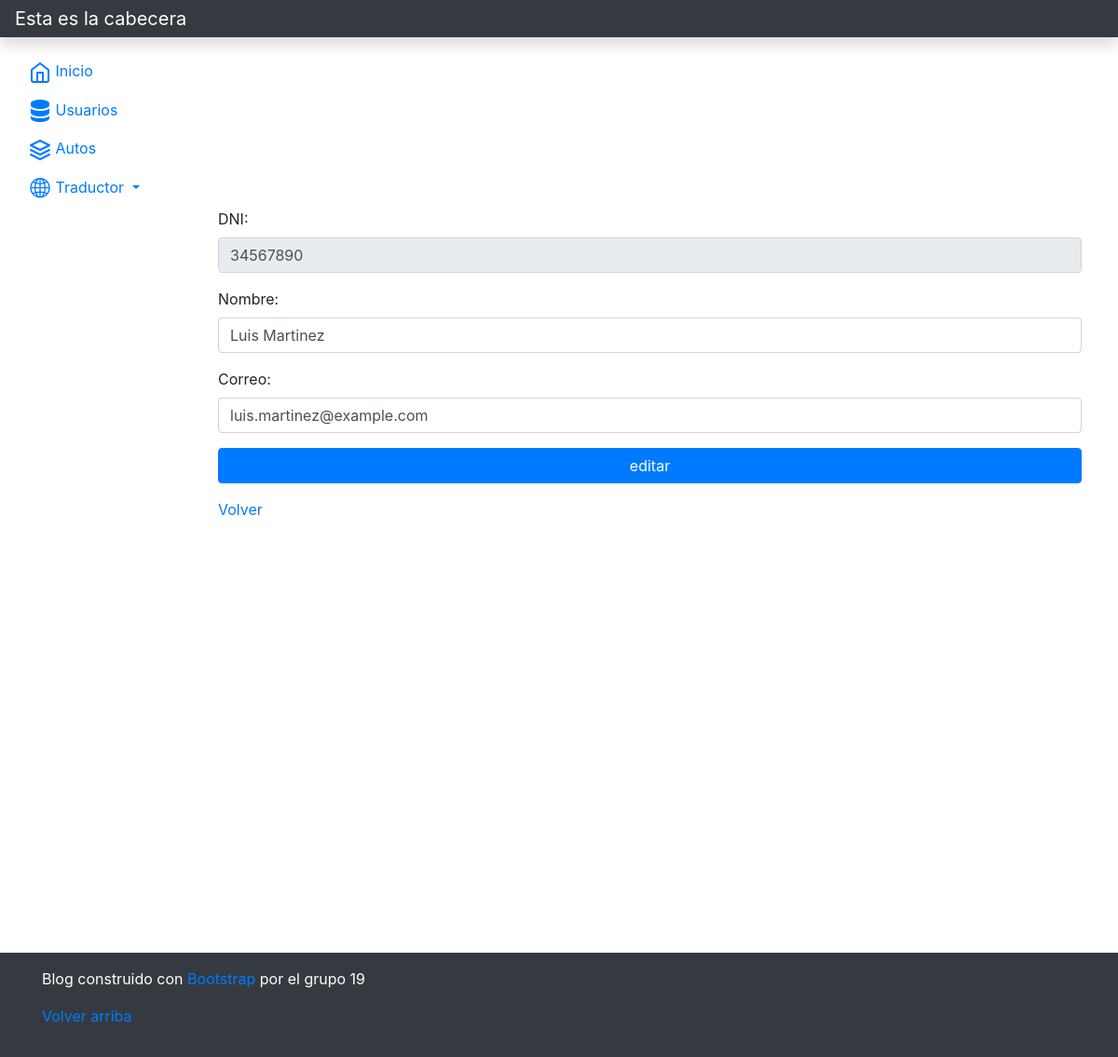
The app's page /vista/usuario/editar.php?accion=editar&dni=34567890 with its own data.
### tables this page shows
CREATE TABLE `usuarios` (
  `dni` int(11) NOT NULL,
  `nombre` varchar(50) DEFAULT NULL,
  `email` varchar(100) DEFAULT NULL
);

### modelo/Usuario.php (called while the page is built, shortened)
<?php
class Usuario extends BaseDatos {
    private $dni;
    private $nombre;
    private $email;
    public function __construct()
    {
        $this->dni = "";
        $this->nombre = "";
        $this->email = "";
    }
    public function getDni()
    {
        return $this->dni;
    }
    public function setDni($dni)
    {
        $this->dni = $dni;
    }
    public function getNombre()
    {
        return $this->nombre;
    }
    public function setNombre($nombre)
    {
        $this->nombre = $nombre;
    }
    public function getEmail()
    {
        return $this->email;
    }
    public function setEmail($email)
    {
        $this->email = $email;
    }
    public function listar($parametro = "")
    {
        $arreglo = array();
        $sql = "SELECT * FROM usuarios ";
        if ($parametro != "") {
            $sql .= 'WHERE ' . $parametro;
        }
        if ($this->Iniciar()) {
            $res = $this->Ejecutar($sql);
            if ($res > -1) {
                if ($res > 0) {
                    while ($row = $this->Registro()) {
                        $obj = new Usuario();
                        $obj->setear($row['dni'], $row['nombre'], $row['email']);
                        array_push($arreglo, $obj);
                    }
                }
            } else {
                $this->setMensajeOperacion("Usuario->listar: " . $this->getError());
            }
        }
        return $arreglo;
    }
}
?>

### modelo/conector/BaseDatos.php (called while the page is built, shortened)
<?php
class BaseDatos extends PDO {
    public function Ejecutar($sql){
        if ( stristr($sql,"select")){
            $resp =  $this->EjecutarSelect($sql);
        }
        return $resp;
   }
   private function EjecutarSelect($sql){
       $cant = -1;
       try {
           $resultado=parent::query($sql);
       if($resultado){
        $arregloResult = $resultado->fetchAll();
        $cant = count($arregloResult);
       }
        }  catch (PDOException $e) {
            $this->analizarDebug();
        }
       return $cant;
   }
}
?>

### control/ABMUsuario.php (called while the page is built, shortened)
<?php
class ABMUsuario {
    public function buscar($param) {
        $where = " true ";
        if ($param != null) {
            if (isset($param['dni'])) {
                $where .= " and dni =" . $param['dni'];
            }
        }
        $obj = new Usuario();
        $arreglo = $obj->listar($where);
        return $arreglo;
    }
}
?>

### utiles/funciones.php (called while the page is built, shortened)
<?php
function data_submitted() {
    $_AAux= array();
    if (!empty($_POST))
        $_AAux =$_POST;
    else
        if(!empty($_GET)) {
            $_AAux =$_GET;
        }
    return $_AAux;
}
?>

### vista/usuario/editar.php (the view, shortened to what this page needs)
<?php
include_once("../estructura/cabeceraBT.php");
$datos = data_submitted();
$objC = new ABMUsuario();
$obj = NULL;
if (isset($datos['dni']) && $datos['dni'] <> -1){
    $listaTabla = $objC->buscar($datos);
    if (count($listaTabla)==1){
        $obj= $listaTabla[0];
    }
}
?>
<form method="post" action="accion.php" id="formulario">
    <div class="row mb-12">
        <div class="col-sm-12 ">
            <div class="form-group has-feedback">
                <label for="dni" class="control-label">DNI:</label>
                <div class="input-group">
                    <input id="dni" name="dni" type="number" class="form-control" value="<?php echo ($obj !=null) ? $obj->getDni() : ""?>" <?php echo ($obj !=null) ? "readonly" : ""?>>
                </div>
            </div>
            <div class="form-group has-feedback">
                <label for="nombre" class="control-label">Nombre:</label>
                <div class="input-group">
                    <input id="nombre" name="nombre" type="text" class="form-control" value="<?php echo ($obj !=null) ? $obj->getNombre() : ""?>">
                </div>
            </div>
            <div class="form-group has-feedback">
                <label for="email" class="control-label">Correo:</label>
                <div class="input-group">
                    <input id="email" name="email" type="email" class="form-control" value="<?php echo ($obj !=null) ? $obj->getEmail() : ""?>">
                </div>
            </div>
        </div>
    </div>
	<input type="submit" class="btn btn-primary btn-block" value="<?php echo ($datos['accion'] !=null) ? $datos['accion'] : "nose"?>">
</form>
<a href="index.php">Volver</a>
<?php
include_once("../estructura/pieBT.php");
?>

### records on screen
usuarios: dni "34567890", nombre "Luis Martinez", email "luis.martinez@example.com"

### other values on screen
$idiomas[$idiomaSeleccionado]['titulo'] "Esta es la cabecera"
$idiomas[$idiomaSeleccionado]['inicio'] "Inicio"
$idiomas[$idiomaSeleccionado]['usuarios'] "Usuarios"
$idiomas[$idiomaSeleccionado]['autos'] "Autos"
$idiomas[$idiomaSeleccionado]['traductor'] "Traductor"
$idiomas[$idiomaSeleccionado]['footer_text'] "Blog construido con Bootstrap por el grupo 19"
$idiomas[$idiomaSeleccionado]['volver_arriba'] "Volver arriba"
